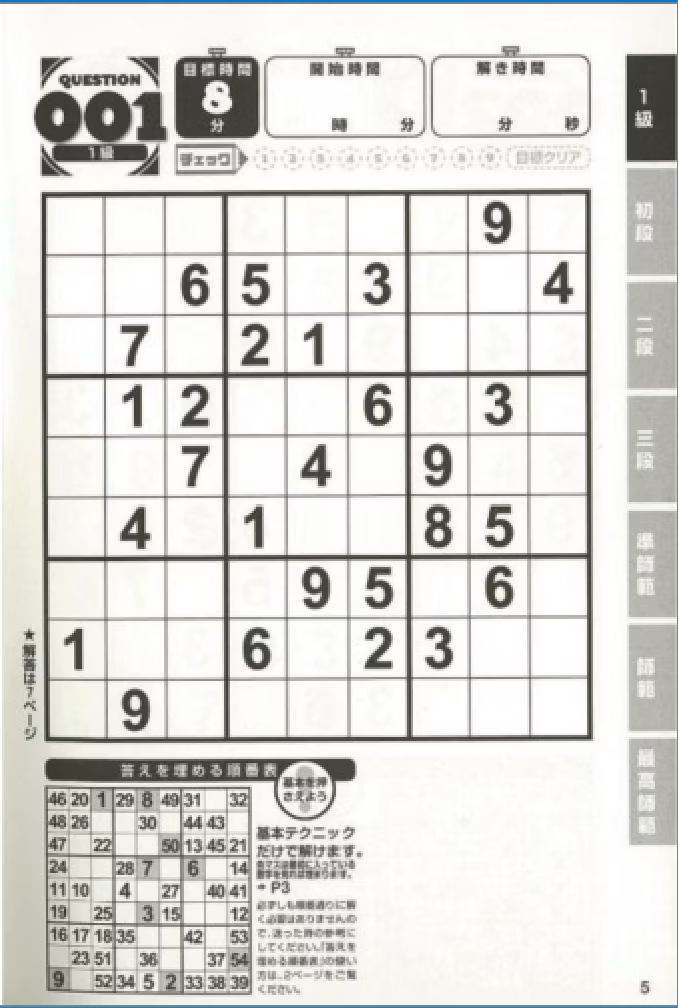
#> input picture python/shogi-camera/shogicam/preprocess/sudoku.png, 678 x 1008 px, given as the content of the folder raw_img, which was not available
$ python harvest_unlabeled.py
#> lines starting #> are read from the running program, lines starting #| are printed output that depends on the picture; after the words box and inside, x2 and y2 are one past the last pixel; in counts of white or black regions, pixels touching at a corner belong together; pictures that were not available may be replaced by others from this repository, and a replacement may not be noted
#> further down, img is the input picture: shape (1008, 678, 3); mean B, G, R 215.5, 219, 219.4
# harvest_unlabeled.py
from pathlib import Path
import cv2, numpy as np

RAW = Path("./raw_img"); TO = Path("./to_label")
TO.mkdir(exist_ok=True)

def roi(cell):
    g = cv2.cvtColor(cell, cv2.COLOR_BGR2GRAY)
    _, th = cv2.threshold(g, 0, 255, cv2.THRESH_BINARY_INV+cv2.THRESH_OTSU)
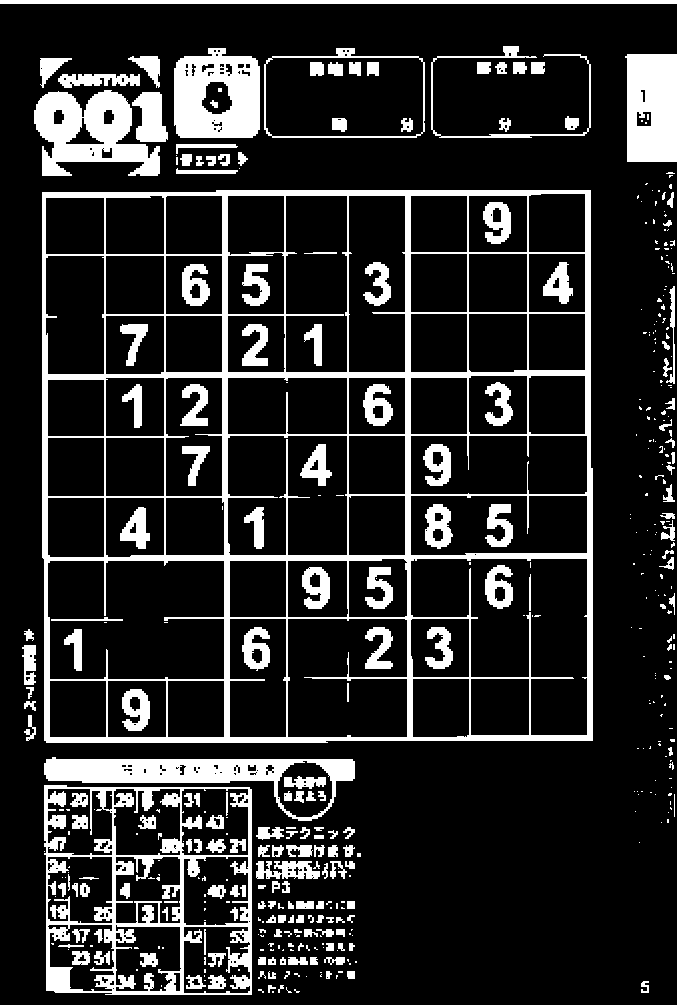
#> th: shape (1008, 678); 16.8% white; 437 white regions (246 under 20 px), largest, box (x1, y1, x2, y2) and area: (42, 190, 593, 743) 34995, (44, 785, 252, 995) 11994, (0, 0, 678, 1008) 10955
    th = cv2.morphologyEx(th, cv2.MORPH_OPEN, np.ones((2,2),np.uint8),1)
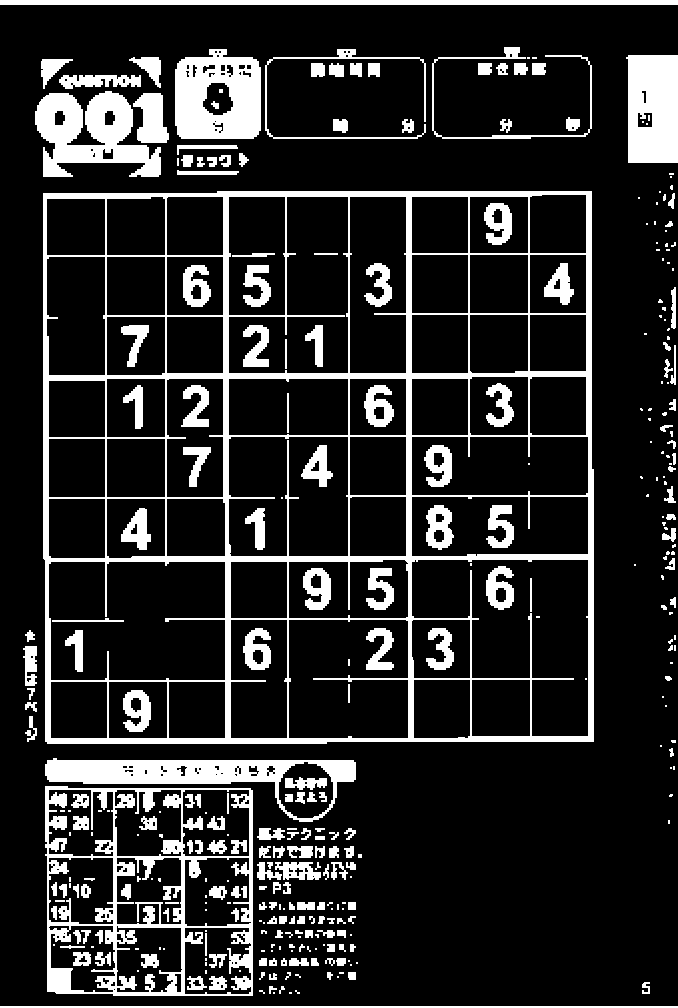
#> th: shape (1008, 678); 16.5% white; 341 white regions (142 under 20 px)
    cnts,_ = cv2.findContours(th, cv2.RETR_EXTERNAL, cv2.CHAIN_APPROX_SIMPLE)
#> cnts = 222 contours, 120 with area under 20; largest, box (x1, y1, x2, y2) and area: (43, 191, 594, 744) 301792, (45, 786, 253, 996) 42445, (45, 758, 356, 822) 8808, (175, 49, 261, 139) 6850, (35, 91, 161, 177) 6248
    if not cnts: return None
    h,w = th.shape; area=h*w
#> after `h, w = th.shape`: h = 1008; w = 678
#> after `area = h * w`: area = 683424
    cnt = max(cnts, key=cv2.contourArea)
#> cnt = contour of 18 points, box (x1, y1, x2, y2) (43, 191, 594, 744), area 301792
    x,y,wc,hc = cv2.boundingRect(cnt)
#> x = 43; y = 191; wc = 551; hc = 553
    r = th[y:y+hc, x:x+wc]
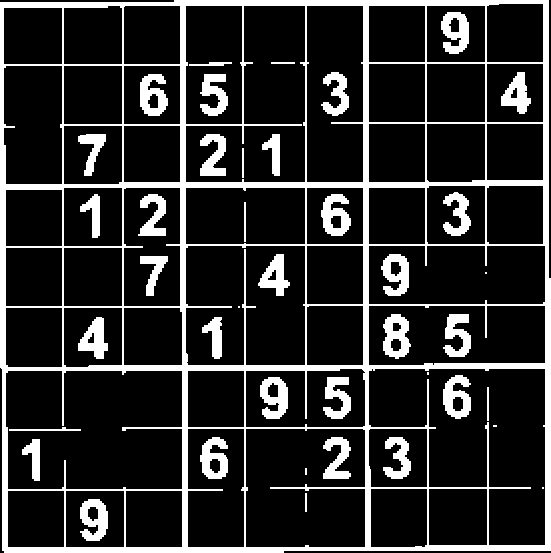
#> r: shape (553, 551); 17.4% white; 41 white regions (6 under 20 px), largest, box (x1, y1, x2, y2) and area: (0, 0, 551, 553) 34545, (383, 314, 411, 359) 809, (80, 499, 108, 541) 792
    s=max(wc,hc); canv=np.zeros((s,s),np.uint8)
#> after `s = max(wc, hc)`: s = 553
    canv[(s-hc)//2:(s-hc)//2+hc, (s-wc)//2:(s-wc)//2+wc]=r
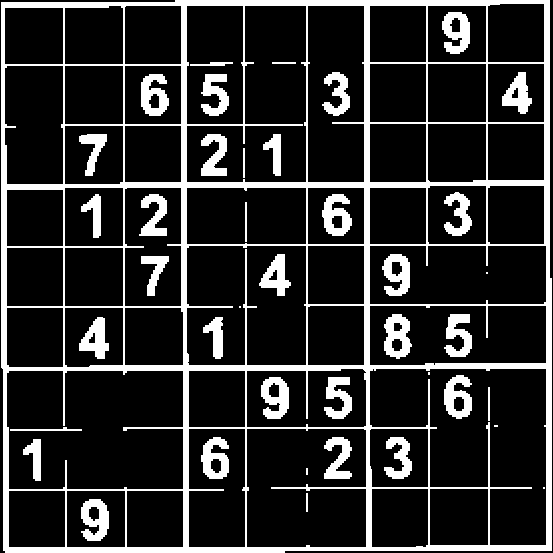
#> canv: shape (553, 553); 17.4% white; 41 white regions (6 under 20 px), largest, box (x1, y1, x2, y2) and area: (1, 0, 552, 553) 34545, (384, 314, 412, 359) 809, (81, 499, 109, 541) 792
    r=cv2.resize(canv,(28,28),cv2.INTER_AREA)
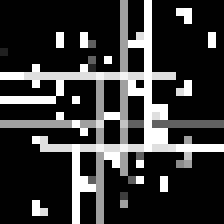
#> r: shape (28, 28) (shown 8 times larger); min 0, max 255, mean 54.2
    if np.mean(r)<127: r=255-r
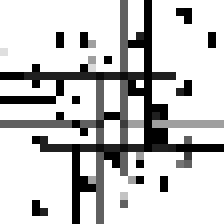
#> r: shape (28, 28) (shown 8 times larger); min 0, max 255, mean 200.8
    return r

for p in sorted(RAW.glob("*.png")):
    img = cv2.imread(str(p))
    r = roi(img)
    if r is None: continue
    cv2.imwrite(str(TO/f"u_{p.stem}.png"), r)  # u_ は unlabeled の意
print("DONE: to_label/ に未ラベルROIを保存しました。")
